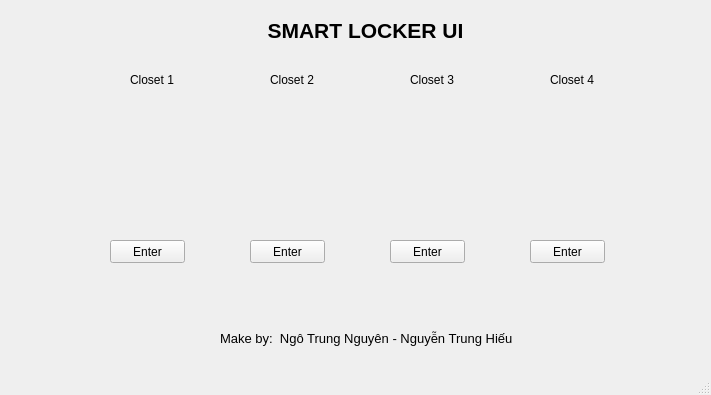
<?xml version="1.0" encoding="UTF-8"?>
<ui version="4.0">
 <class>MainWindow</class>
 <widget class="QMainWindow" name="MainWindow">
  <property name="geometry">
   <rect>
    <x>0</x>
    <y>0</y>
    <width>711</width>
    <height>395</height>
   </rect>
  </property>
  <property name="windowTitle">
   <string>MainWindow</string>
  </property>
  <widget class="QWidget" name="centralwidget">
   <widget class="QLabel" name="closet_1">
    <property name="geometry">
     <rect>
      <x>80</x>
      <y>100</y>
      <width>131</width>
      <height>131</height>
     </rect>
    </property>
    <property name="styleSheet">
     <string notr="true">image: url(:/Closet/closet_close.png);
</string>
    </property>
    <property name="text">
     <string/>
    </property>
   </widget>
   <widget class="QLabel" name="closet_4">
    <property name="geometry">
     <rect>
      <x>130</x>
      <y>70</y>
      <width>61</width>
      <height>20</height>
     </rect>
    </property>
    <property name="text">
     <string>Closet 1</string>
    </property>
   </widget>
   <widget class="QLabel" name="closet_2">
    <property name="geometry">
     <rect>
      <x>220</x>
      <y>100</y>
      <width>131</width>
      <height>131</height>
     </rect>
    </property>
    <property name="styleSheet">
     <string notr="true">image: url(:/Closet/closet_close.png);
</string>
    </property>
    <property name="text">
     <string/>
    </property>
   </widget>
   <widget class="QLabel" name="label_5">
    <property name="geometry">
     <rect>
      <x>270</x>
      <y>70</y>
      <width>61</width>
      <height>20</height>
     </rect>
    </property>
    <property name="text">
     <string>Closet 2</string>
    </property>
   </widget>
   <widget class="QLabel" name="closet_3">
    <property name="geometry">
     <rect>
      <x>360</x>
      <y>100</y>
      <width>131</width>
      <height>131</height>
     </rect>
    </property>
    <property name="styleSheet">
     <string notr="true">image: url(:/Closet/closet_close.png);
</string>
    </property>
    <property name="text">
     <string/>
    </property>
   </widget>
   <widget class="QLabel" name="label_6">
    <property name="geometry">
     <rect>
      <x>410</x>
      <y>70</y>
      <width>61</width>
      <height>20</height>
     </rect>
    </property>
    <property name="text">
     <string>Closet 3</string>
    </property>
   </widget>
   <widget class="QLabel" name="label_7">
    <property name="geometry">
     <rect>
      <x>500</x>
      <y>100</y>
      <width>131</width>
      <height>131</height>
     </rect>
    </property>
    <property name="styleSheet">
     <string notr="true">image: url(:/Closet/closet_close.png);
</string>
    </property>
    <property name="text">
     <string/>
    </property>
   </widget>
   <widget class="QLabel" name="label_8">
    <property name="geometry">
     <rect>
      <x>550</x>
      <y>70</y>
      <width>61</width>
      <height>20</height>
     </rect>
    </property>
    <property name="text">
     <string>Closet 4</string>
    </property>
   </widget>
   <widget class="QPushButton" name="btn_1">
    <property name="geometry">
     <rect>
      <x>110</x>
      <y>240</y>
      <width>75</width>
      <height>23</height>
     </rect>
    </property>
    <property name="text">
     <string>Enter</string>
    </property>
   </widget>
   <widget class="QPushButton" name="btn_2">
    <property name="geometry">
     <rect>
      <x>250</x>
      <y>240</y>
      <width>75</width>
      <height>23</height>
     </rect>
    </property>
    <property name="text">
     <string>Enter</string>
    </property>
   </widget>
   <widget class="QPushButton" name="btn_3">
    <property name="geometry">
     <rect>
      <x>390</x>
      <y>240</y>
      <width>75</width>
      <height>23</height>
     </rect>
    </property>
    <property name="text">
     <string>Enter</string>
    </property>
   </widget>
   <widget class="QPushButton" name="btn_4">
    <property name="geometry">
     <rect>
      <x>530</x>
      <y>240</y>
      <width>75</width>
      <height>23</height>
     </rect>
    </property>
    <property name="text">
     <string>Enter</string>
    </property>
   </widget>
   <widget class="QLabel" name="label">
    <property name="geometry">
     <rect>
      <x>190</x>
      <y>20</y>
      <width>351</width>
      <height>20</height>
     </rect>
    </property>
    <property name="font">
     <font>
      <pointsize>16</pointsize>
      <weight>75</weight>
      <bold>true</bold>
     </font>
    </property>
    <property name="text">
     <string>SMART LOCKER UI</string>
    </property>
    <property name="alignment">
     <set>Qt::AlignCenter</set>
    </property>
   </widget>
   <widget class="QLabel" name="label_2">
    <property name="geometry">
     <rect>
      <x>220</x>
      <y>330</y>
      <width>361</width>
      <height>16</height>
     </rect>
    </property>
    <property name="font">
     <font>
      <pointsize>10</pointsize>
     </font>
    </property>
    <property name="text">
     <string>Make by:  Ngô Trung Nguyên - Nguyễn Trung Hiếu</string>
    </property>
   </widget>
  </widget>
  <widget class="QMenuBar" name="menubar">
   <property name="geometry">
    <rect>
     <x>0</x>
     <y>0</y>
     <width>711</width>
     <height>21</height>
    </rect>
   </property>
  </widget>
  <widget class="QStatusBar" name="statusbar"/>
 </widget>
 <resources>
  <include location="image.qrc"/>
 </resources>
 <connections/>
</ui>
